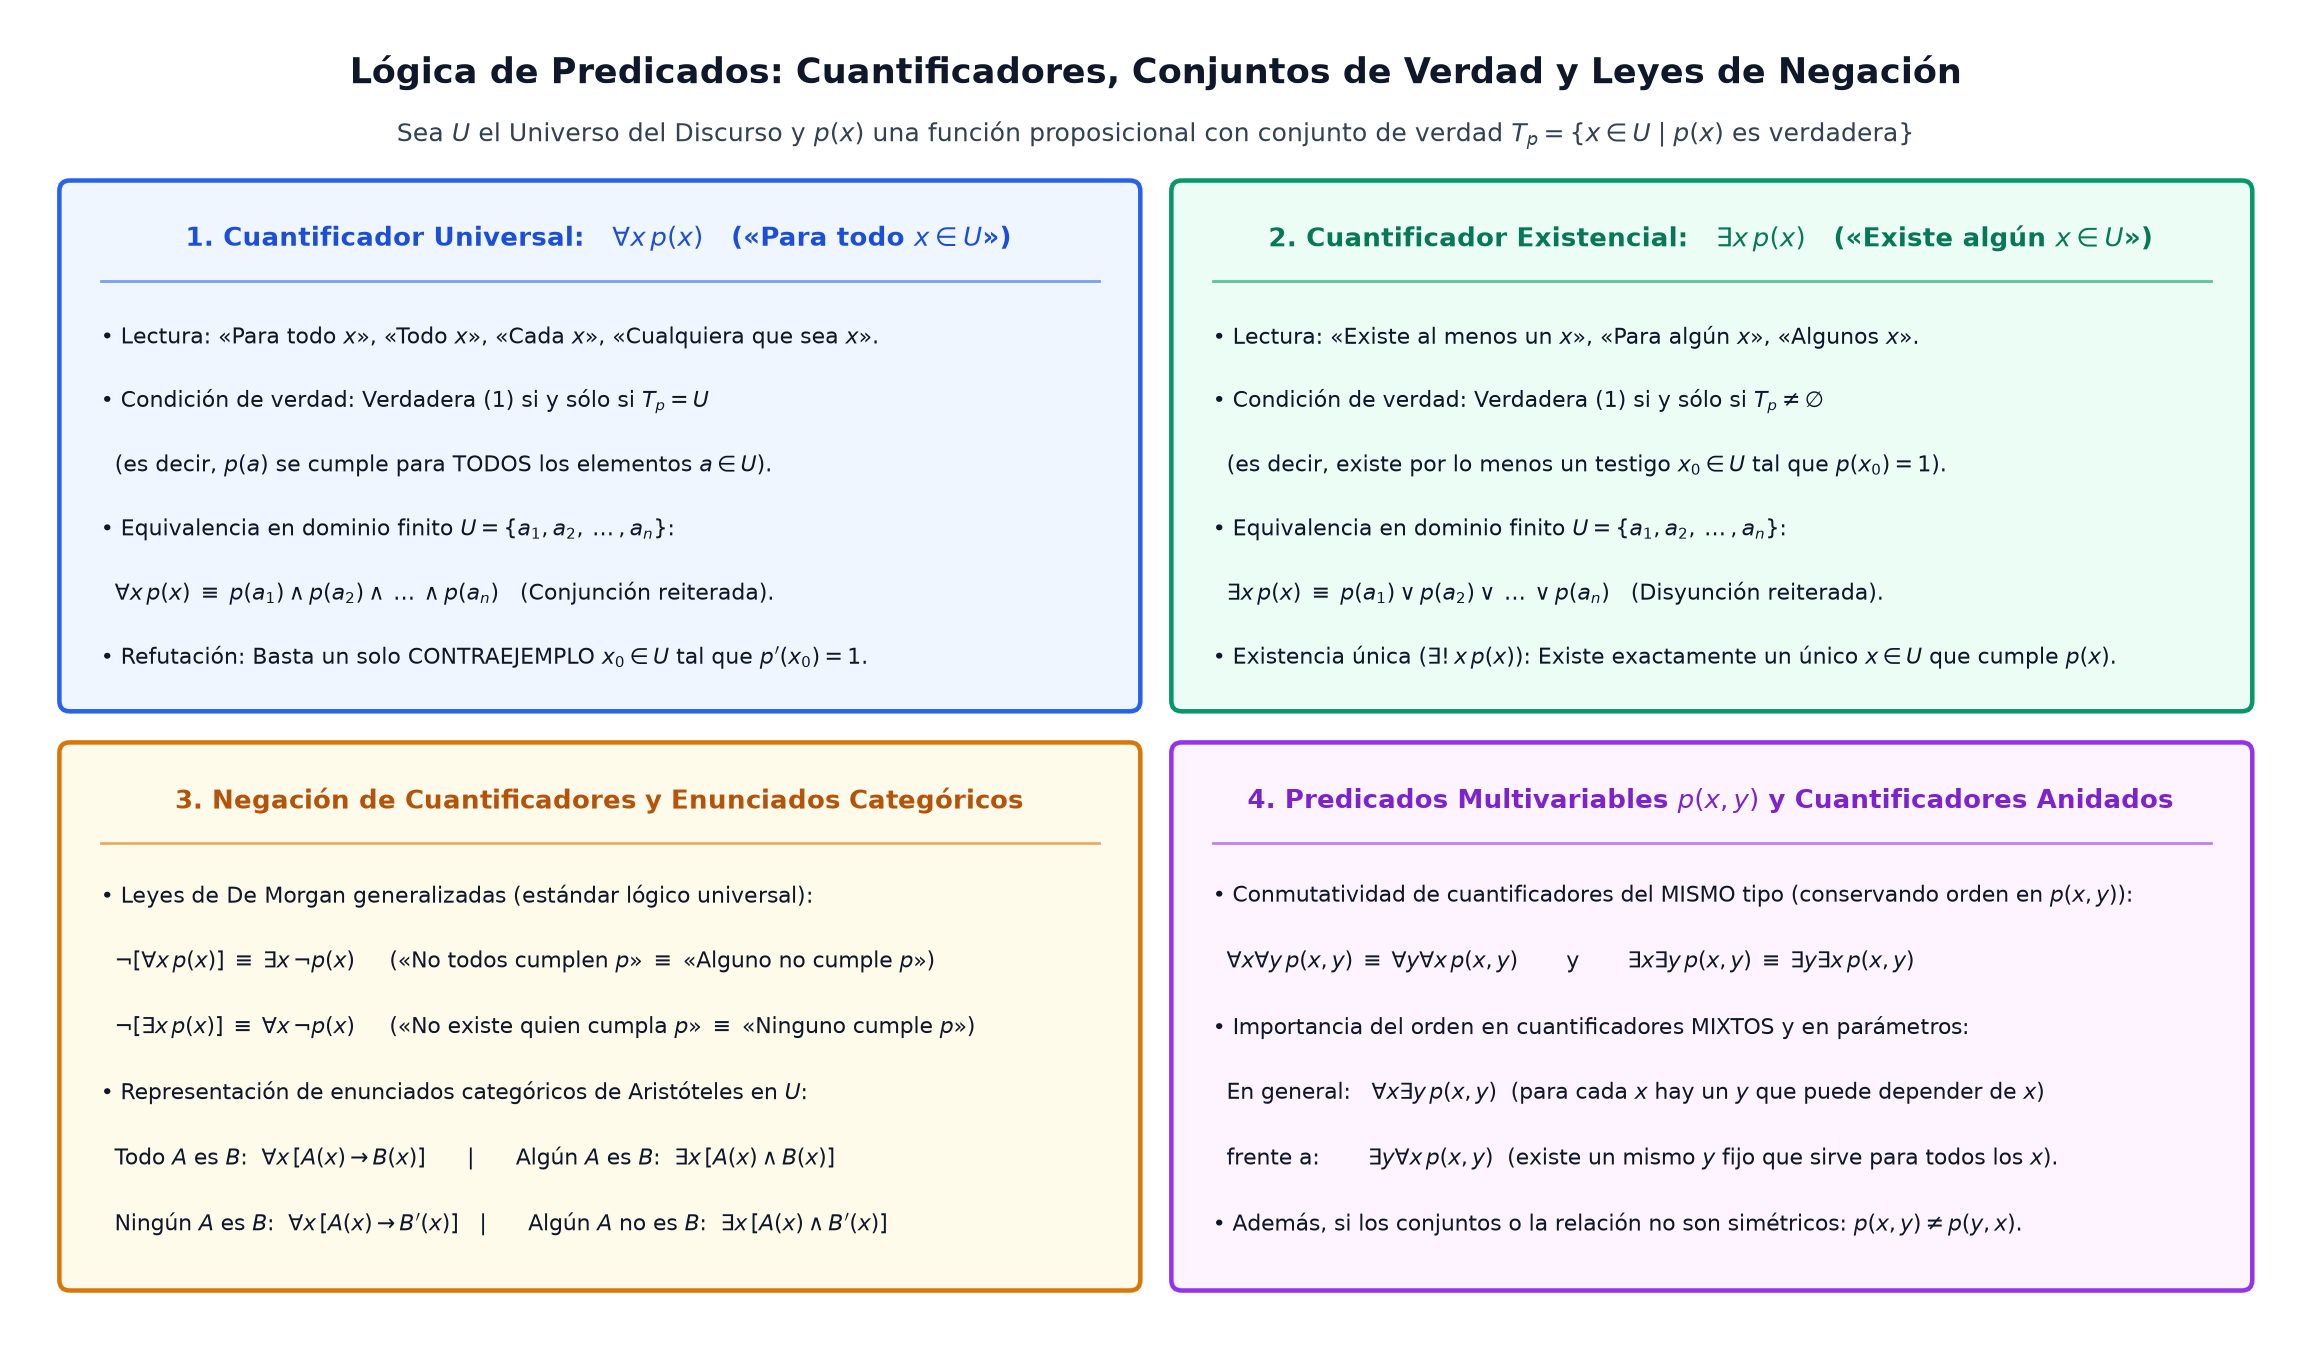

Python code for this plot:
import os
import matplotlib.pyplot as plt
import matplotlib.patches as patches


def main():
    fig, ax = plt.subplots(figsize=(13.2, 7.6), dpi=180)
    ax.set_xlim(0, 13.2)
    ax.set_ylim(0, 7.6)
    ax.axis('off')

    # Title
    ax.text(
        6.6, 7.28,
        "Lógica de Predicados: Cuantificadores, Conjuntos de Verdad y Leyes de Negación",
        ha='center', va='center', fontsize=13.8, fontweight='bold', color='#0f172a'
    )
    ax.text(
        6.6, 6.92,
        r"Sea $U$ el Universo del Discurso y $p(x)$ una función proposicional con conjunto de verdad $T_p = \{x \in U \mid p(x)\text{ es verdadera}\}$",
        ha='center', va='center', fontsize=10.1, color='#334155'
    )

    # Top Left: Universal Quantifier
    rect_u = patches.FancyBboxPatch(
        (0.3, 3.65), 6.15, 2.95,
        boxstyle="round,pad=0.06",
        facecolor='#eff6ff', edgecolor='#2563eb', linewidth=1.8
    )
    ax.add_patch(rect_u)
    ax.text(3.37, 6.32, r"1. Cuantificador Universal:   $\forall x\, p(x)$   («Para todo $x \in U$»)",
            ha='center', va='center', fontsize=10.6, fontweight='bold', color='#1d4ed8')
    ax.plot([0.48, 6.27], [6.08, 6.08], color='#2563eb', linewidth=1.1, alpha=0.6)

    u_lines = [
        r"• Lectura: «Para todo $x$», «Todo $x$», «Cada $x$», «Cualquiera que sea $x$».",
        r"• Condición de verdad: Verdadera ($1$) si y sólo si $T_p = U$",
        r"  (es decir, $p(a)$ se cumple para TODOS los elementos $a \in U$).",
        r"• Equivalencia en dominio finito $U = \{a_1, a_2, \dots, a_n\}$:",
        r"  $\forall x\, p(x) \;\equiv\; p(a_1) \wedge p(a_2) \wedge \dots \wedge p(a_n)$   (Conjunción reiterada).",
        r"• Refutación: Basta un solo CONTRAEJEMPLO $x_0 \in U$ tal que $p'(x_0) = 1$."
    ]
    for i, line in enumerate(u_lines):
        ax.text(0.48, 5.75 - i * 0.37, line, ha='left', va='center', fontsize=8.8, color='#0f172a')

    # Top Right: Existential Quantifier
    rect_e = patches.FancyBboxPatch(
        (6.75, 3.65), 6.15, 2.95,
        boxstyle="round,pad=0.06",
        facecolor='#ecfdf5', edgecolor='#059669', linewidth=1.8
    )
    ax.add_patch(rect_e)
    ax.text(9.82, 6.32, r"2. Cuantificador Existencial:   $\exists x\, p(x)$   («Existe algún $x \in U$»)",
            ha='center', va='center', fontsize=10.6, fontweight='bold', color='#047857')
    ax.plot([6.93, 12.72], [6.08, 6.08], color='#059669', linewidth=1.1, alpha=0.6)

    e_lines = [
        r"• Lectura: «Existe al menos un $x$», «Para algún $x$», «Algunos $x$».",
        r"• Condición de verdad: Verdadera ($1$) si y sólo si $T_p \neq \emptyset$",
        r"  (es decir, existe por lo menos un testigo $x_0 \in U$ tal que $p(x_0) = 1$).",
        r"• Equivalencia en dominio finito $U = \{a_1, a_2, \dots, a_n\}$:",
        r"  $\exists x\, p(x) \;\equiv\; p(a_1) \vee p(a_2) \vee \dots \vee p(a_n)$   (Disyunción reiterada).",
        r"• Existencia única ($\exists! x\, p(x)$): Existe exactamente un único $x \in U$ que cumple $p(x)$."
    ]
    for i, line in enumerate(e_lines):
        ax.text(6.93, 5.75 - i * 0.37, line, ha='left', va='center', fontsize=8.8, color='#0f172a')

    # Bottom Left: De Morgan for Quantifiers & Categorical Translations
    rect_dm = patches.FancyBboxPatch(
        (0.3, 0.3), 6.15, 3.05,
        boxstyle="round,pad=0.06",
        facecolor='#fffbeb', edgecolor='#d97706', linewidth=1.8
    )
    ax.add_patch(rect_dm)
    ax.text(3.37, 3.07, "3. Negación de Cuantificadores y Enunciados Categóricos",
            ha='center', va='center', fontsize=10.5, fontweight='bold', color='#b45309')
    ax.plot([0.48, 6.27], [2.83, 2.83], color='#d97706', linewidth=1.1, alpha=0.6)

    dm_lines = [
        r"• Leyes de De Morgan generalizadas (estándar lógico universal):",
        r"  $\neg [\forall x\, p(x)] \;\equiv\; \exists x\, \neg p(x)$     («No todos cumplen $p$» $\equiv$ «Alguno no cumple $p$»)",
        r"  $\neg [\exists x\, p(x)] \;\equiv\; \forall x\, \neg p(x)$     («No existe quien cumpla $p$» $\equiv$ «Ninguno cumple $p$»)",
        r"• Representación de enunciados categóricos de Aristóteles en $U$:",
        r"  Todo $A$ es $B$:  $\forall x\, [A(x) \rightarrow B(x)]$      |      Algún $A$ es $B$:  $\exists x\, [A(x) \wedge B(x)]$",
        r"  Ningún $A$ es $B$:  $\forall x\, [A(x) \rightarrow B'(x)]$   |      Algún $A$ no es $B$:  $\exists x\, [A(x) \wedge B'(x)]$"
    ]
    for i, line in enumerate(dm_lines):
        ax.text(0.48, 2.52 - i * 0.38, line, ha='left', va='center', fontsize=8.7, color='#0f172a')

    # Bottom Right: Multiple / Nested Quantifiers
    rect_mq = patches.FancyBboxPatch(
        (6.75, 0.3), 6.15, 3.05,
        boxstyle="round,pad=0.06",
        facecolor='#fdf4ff', edgecolor='#9333ea', linewidth=1.8
    )
    ax.add_patch(rect_mq)
    ax.text(9.82, 3.07, r"4. Predicados Multivariables $p(x, y)$ y Cuantificadores Anidados",
            ha='center', va='center', fontsize=10.5, fontweight='bold', color='#7e22ce')
    ax.plot([6.93, 12.72], [2.83, 2.83], color='#9333ea', linewidth=1.1, alpha=0.6)

    mq_lines = [
        r"• Conmutatividad de cuantificadores del MISMO tipo (conservando orden en $p(x,y)$):",
        r"  $\forall x \forall y\, p(x, y) \;\equiv\; \forall y \forall x\, p(x, y)$       y       $\exists x \exists y\, p(x, y) \;\equiv\; \exists y \exists x\, p(x, y)$",
        r"• Importancia del orden en cuantificadores MIXTOS y en parámetros:",
        r"  En general:   $\forall x \exists y\, p(x, y)$  (para cada $x$ hay un $y$ que puede depender de $x$)",
        r"  frente a:       $\exists y \forall x\, p(x, y)$  (existe un mismo $y$ fijo que sirve para todos los $x$).",
        r"• Además, si los conjuntos o la relación no son simétricos: $p(x, y) \neq p(y, x)$."
    ]
    for i, line in enumerate(mq_lines):
        ax.text(6.93, 2.52 - i * 0.38, line, ha='left', va='center', fontsize=8.7, color='#0f172a')

    plt.tight_layout()
    out_path = os.path.join(os.path.dirname(os.path.abspath(__file__)), "cuantificadores-y-logica-de-predicados.png")
    plt.savefig(out_path, dpi=180, bbox_inches='tight', facecolor='white')
    plt.close()


if __name__ == "__main__":
    main()
